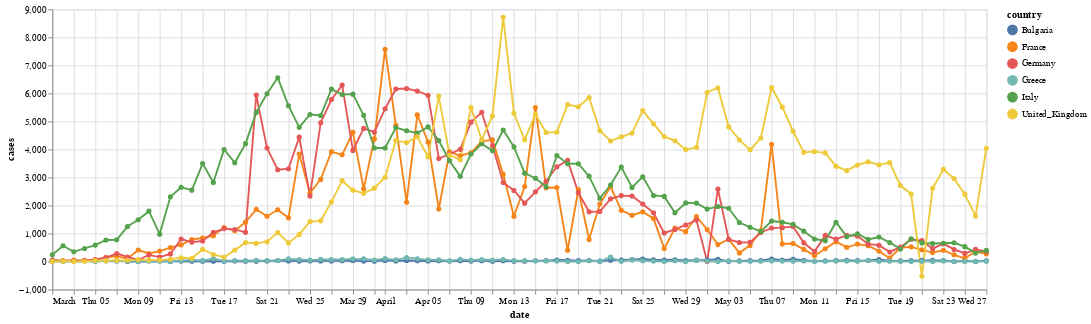

The cell this chart's notebook holds for it:
### Code cell
# define a function to plot number of cases and deaths (and their comulatives) over time for each country
def country_plot(y):
    my_tooltips = ['country', 'date', 'cases_cum', 'deaths_cum', 'deaths', 'cases']
    return alt.Chart(df).mark_line(point=True).encode(
        x='date', y = y, color='country',
        tooltip = my_tooltips
    ).properties(
        width=1000,
        height=300
    )

country_plot('cases')
# Looks like there is a data quality issue. Why in the UK at 21-May-2020 there are -525 (negative) number of cases?

### Figure 1 — Vega-Lite specification as saved in the notebook (floating-point values rounded to 4 significant figures; data arrays with more than 128 entries replaced by an {"elided": "..."} marker saying what was removed)
{"config": {"view": {"continuousWidth": 400, "continuousHeight": 300}}, "data": {"name": "data-3021ab256400e21135f05f79d77a1890"}, "mark": {"type": "line", "point": true}, "encoding": {"color": {"type": "nominal", "field": "country"}, "tooltip": [{"type": "nominal", "field": "country"}, {"type": "temporal", "field": "date"}, {"type": "quantitative", "field": "cases_cum"}, {"type": "quantitative", "field": "deaths_cum"}, {"type": "quantitative", "field": "deaths"}, {"type": "quantitative", "field": "cases"}], "x": {"type": "temporal", "field": "date"}, "y": {"type": "quantitative", "field": "cases"}}, "height": 300, "width": 1000, "$schema": "https://vega.github.io/schema/vega-lite/v4.0.2.json", "datasets": {"data-3021ab256400e21135f05f79d77a1890": {"elided": "517 records"}}}
